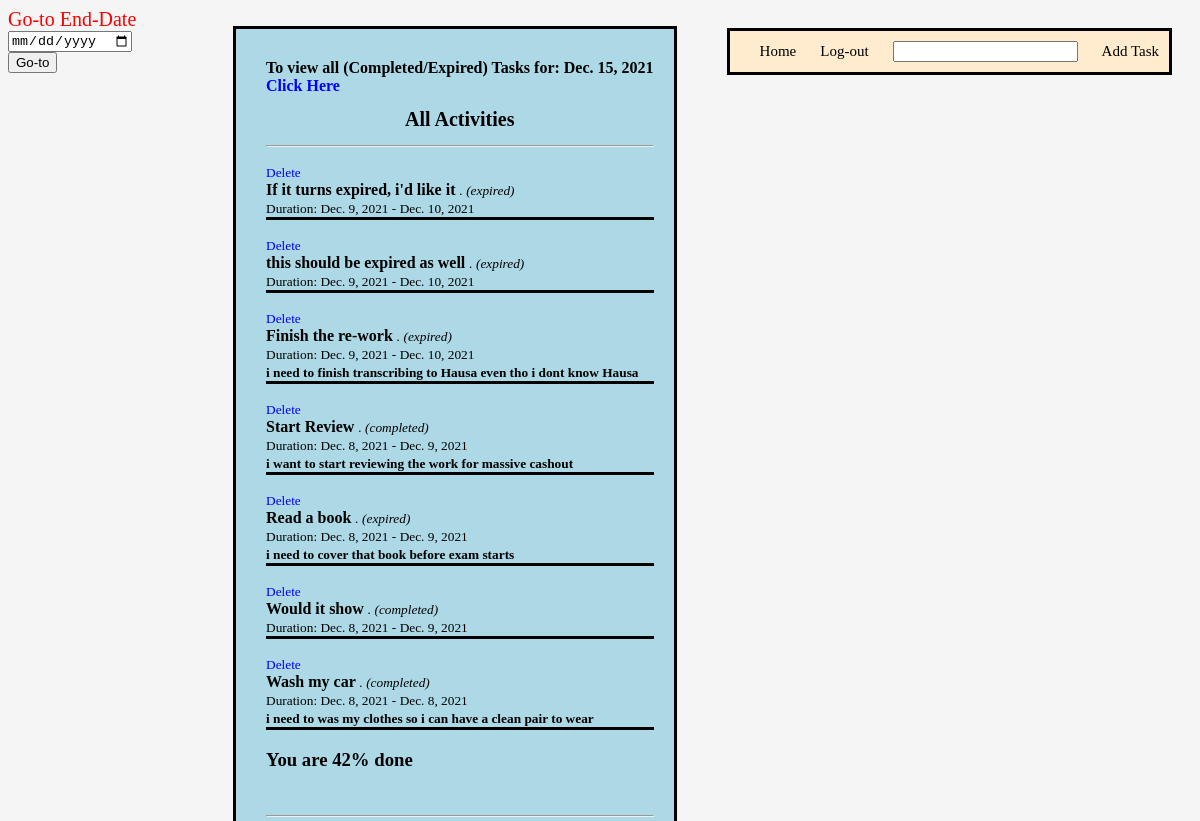
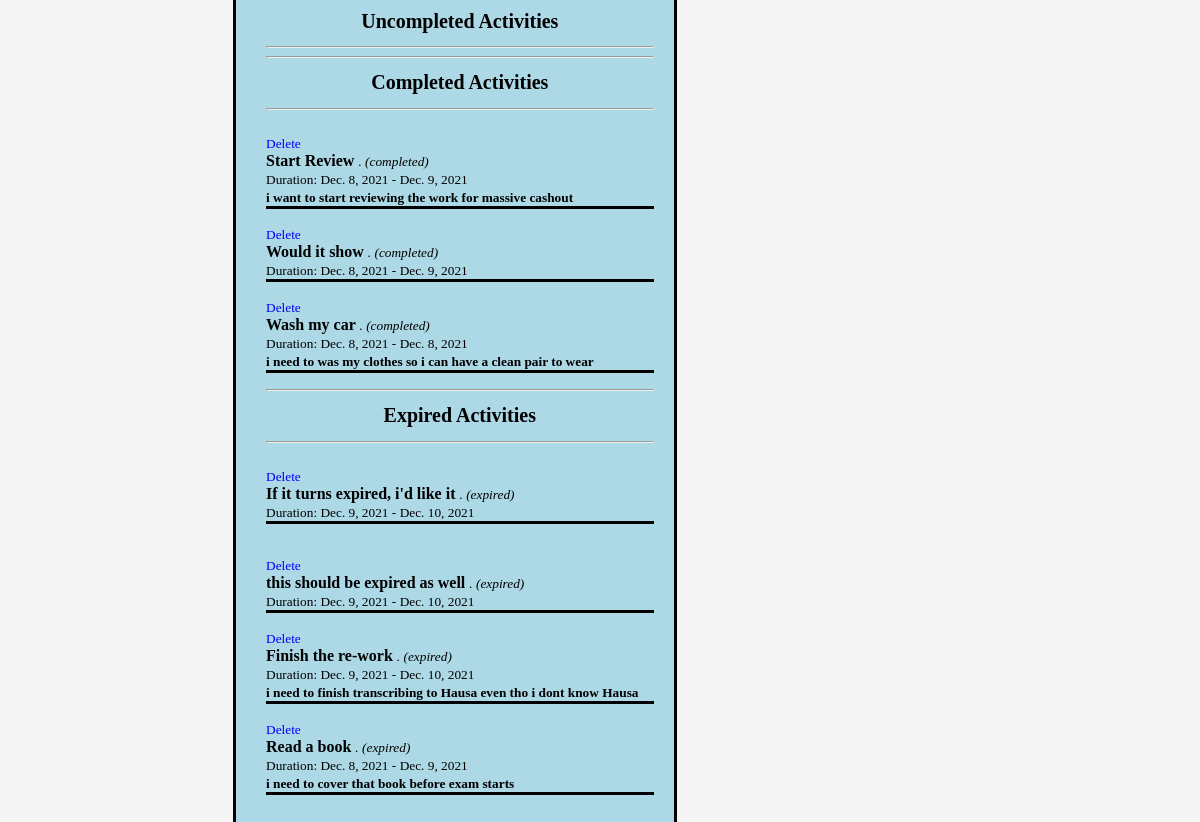
Page / (signed in) on the earlier database version (2 pictures, top to bottom).
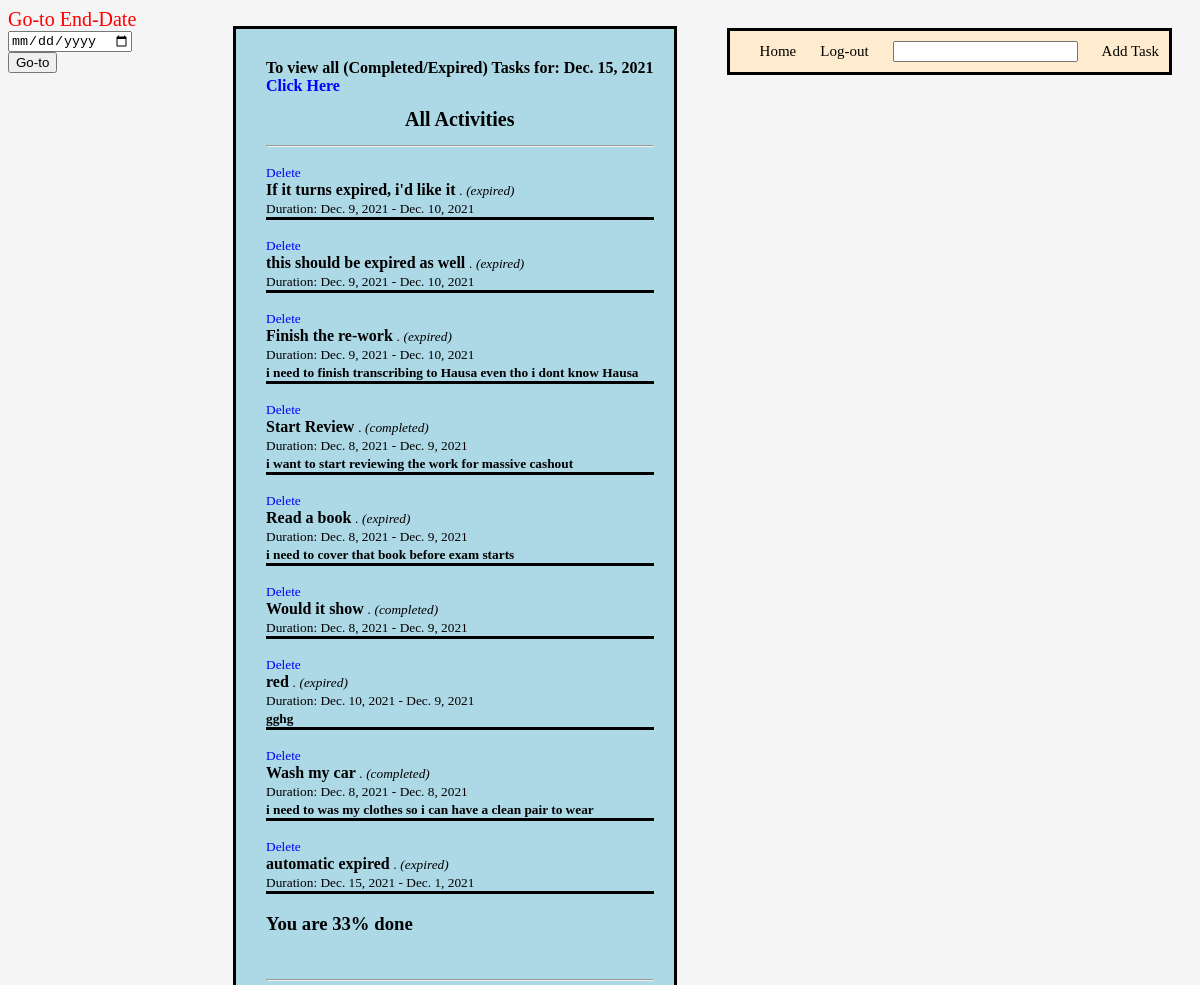
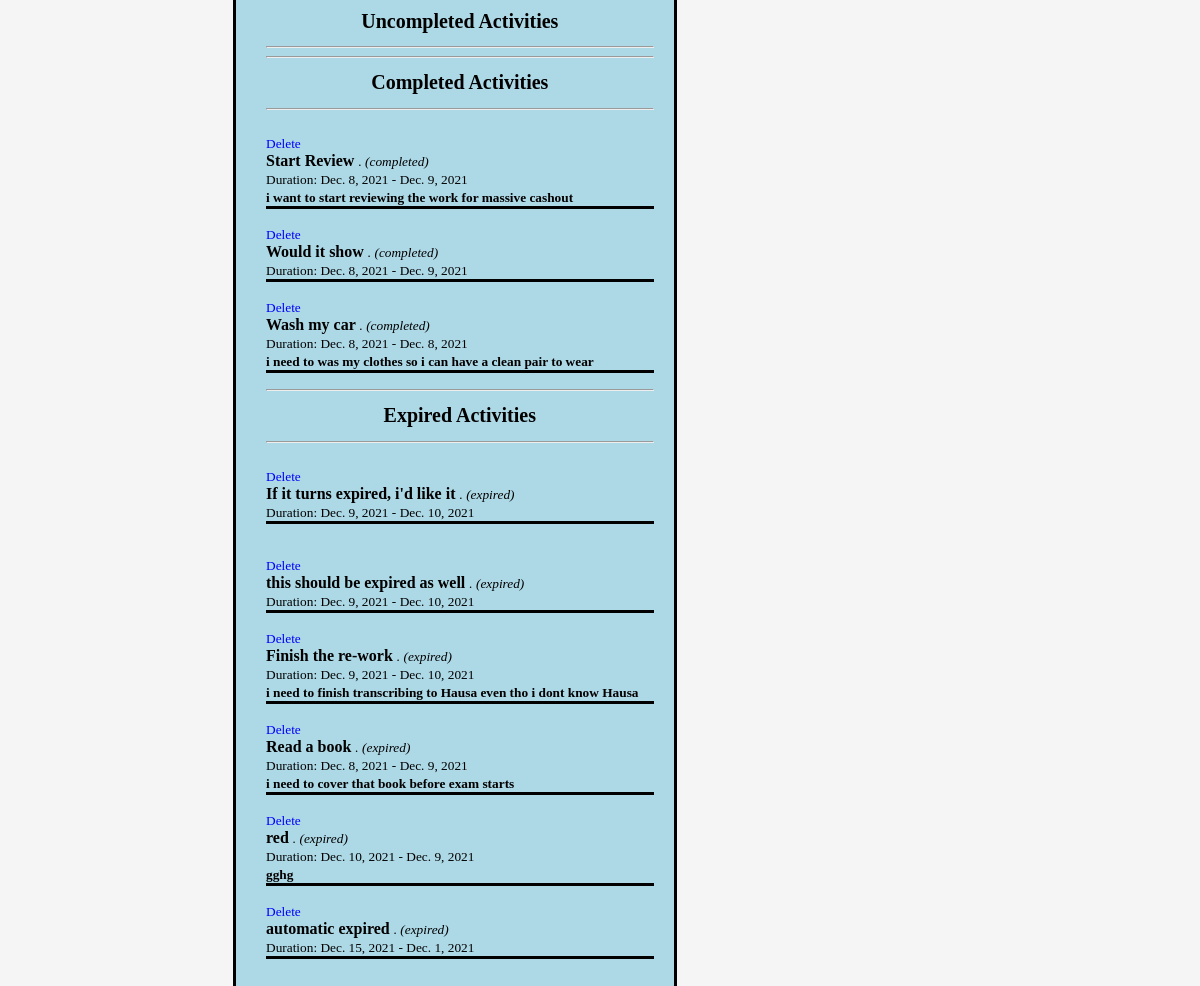
Same page on the later database version (2 pictures, top to bottom).
### app/models.py (models this page shows, shortened)
class ToDo(models.Model):
    owner = models.ForeignKey(User, on_delete=models.CASCADE)
    todo = models.CharField(max_length=50)
    description = models.TextField(max_length=200, null=True, blank=True)
    created = models.DateField(auto_now_add=True)
    end = models.DateField()
    start = models.DateField(auto_now_add=True)
    completed = models.BooleanField(default=False)
    expired = models.BooleanField(default=False)

### app/views.py (the view, shortened to what this page needs)
# urls.py: path('', views.index, name="home"),
@login_required(login_url='log-in')
def index(request):
    activities = ToDo.objects.filter(owner=request.user).order_by('-end')
    today = timezone.localtime(timezone.now())
    todo = ToDo.objects.filter(owner=request.user).count()
    complete = ToDo.objects.filter(completed=True, owner=request.user).count()
    percent = complete * 100 // todo
    today = timezone.localtime(timezone.now())
    expiredd = ToDo.objects.filter(end__lt=today, owner=request.user)
    if expiredd:
        expiredd.update(expired=True)
    context = {
        'activities' : activities,
        'percent' : percent,
        'today' : today,
    }
    return render(request, 'home.html', context)

### app/templates/home.html (shortened to what this page needs)
{% extends 'main.html' %}
{% load static %}
{% block content %}
<link rel="stylesheet" href="{% static 'css/todo.css' %}">
<body>
        <span class="date" >
            <form method="post" >
                <label for="end">Go-to End-Date</label> <br>
                <input type="date" name="end" id=""> <br>
                <input type="Submit" value="Go-to" id=""> <br>
            </form>
        </span>
<br>
    <div class="all">
        <span> <b> To view all (Completed/Expired) Tasks for: {{today.date}} <br> <a href="{% url 'exp' %}">Click Here</a> </b></span>
        <h1>All Activities </h1> <hr>
    <table>
    {% for activity in activities %}
    <p>
    <small> <a href="{% url 'delete' activity.id %}"> Delete </a> </small> <br>
    <large> <b>  {{activity.todo}}  </b> </large>
    {% if activity.completed == True %} <span> <small> <i> . (completed)</i></small></span>
    {% elif activity.expired == True and activity.completed == False%} <span> <small> <i> . (expired)</i></small></span>
    {% elif activity.expired == False and activity.completed == False%} <span> <small> <i> . (ongoing)</i></small></span>
    {% endif %}<br>
    <small>Duration: {{activity.start}} - {{activity.end}} </small> <br>
    <small> <b> {{activity.description}} </b> </small>
    </p>
    {% endfor %}
    <h3> You are {{percent}}% done</h3>
    </table>
    <br>
    <hr>
    <h1>Uncompleted Activities </h1> <hr>
    <table>
    <hr>
    <h1>Completed Activities </h1> <hr>
    <table>
    {% for activity in activities %}
    {% if activity.completed == True %}
    <p>
        <small> <a href="{% url 'delete' activity.id %}"> Delete </a> </small> <br>
    <large> <b> {{activity.todo}} </b> </large> <span> <small> <i> . (completed)</i></small></span><br>
    <small>Duration: {{activity.start}} - {{activity.end}} </small> <br>
    <small> <b> {{activity.description}} </b> </small>
    </p>
    {% endif %}
    {% endfor %}
    <hr>
    <h1>Expired Activities </h1> <hr>
    <table>
    {% for activity in activities %}
    {% if activity.expired == True and activity.completed == False %}
    <p>
    <small> <a href="{% url 'delete' activity.id %}"> Delete </a> </small> <br>
    <large> <b> {{activity.todo}} </b> </large>  <span> <small> <i> . (expired)</i></small></span> <br>
    <small>Duration: {{activity.start}} - {{activity.end}} </small> <br>
    <small> <b> {{activity.description}} </b> </small>
    </p>
</table>
    {% endif %}
    {% endfor %}
</div>
</body>
</html>
{% endblock %}

### app/templates/main.html (shortened to what this page needs)
{% load static %}
<!DOCTYPE html>
<html lang="en">
<head>
    <link rel="stylesheet" href="{% static 'css/main.css' %}">
</head>
<body>
    <div class="nav">
        <span class="nav-items">
            <a href="{% url 'home' %}"> Home </a>
        </span>
        {% if request.user.is_authenticated %}
        <span class="nav-items">
            <a href="{% url 'log-out' %}">Log-out</a>
        </span>
        <span class="nav-items">
            <form method="post">
                <input type="text" name="todo" placeholder="Search Activity">
            </form>
        </span>
        <span class="nav-items">
            <a href="{% url 'create' %}">Add Task</a>
        </span>
        {% else %}
        <span class="nai-items">
            <a href="{% url 'log-in' %}">Log-in</a>
        </span>
        {% endif %}
    </div>
    {% block content %}
    {% endblock %}
</body>
</html>

### static/css/main.css (style rules this page uses)
.nav { padding: 10px; position: absolute; right: 20px; border: solid black; background-color: blanchedalmond; top: 20px; }
.nav-items { display: inline-block; padding-left: 20px; text-align: center; position: sticky; }
.nav-items a { font-size: 15px; text-decoration: none; color: black; }

### static/css/todo.css (style rules this page uses)
a { text-decoration: none; color: blue; }
body { background-color: whitesmoke; position: relative; }
h1 { text-decoration: none; font-family: Georgia, 'Times New Roman', Times, serif; color:black; font-size: 20px; text-align: center; }
.date { position: absolute; top: 0; }
p { border-bottom: solid black; }
label { color: red; font-size: 20px; }
.all { position: absolute; margin-left: 225px; text-align: left; border: solid black; width: max-content; padding: 30px; padding-right: 20px; background-color: lightblue; }

Differences in the rows shown:
added ToDo: todo "red", completed ". (expired)", start "Dec. 10, 2021", end "Dec. 9, 2021", description "gghg"
added ToDo: todo "automatic expired", completed ". (expired)", start "Dec. 15, 2021", end "Dec. 1, 2021"
Other differences:
{{ percent }}: "42" → "33"
